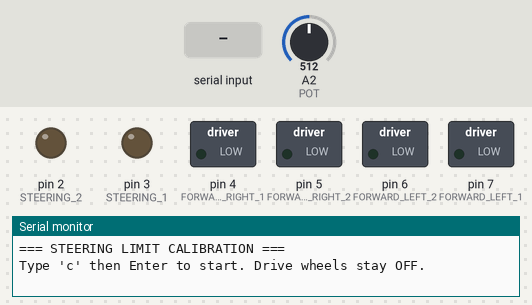
A sketch run on a simulated Arduino Uno, built with avr-gcc and run on an emulated ATmega328P. Parts: switched loads named in the sketch (green lamp = pin HIGH), output pins drawn as LEDs (lit = HIGH), the last lines printed to the serial monitor. The test bench sets the inputs (shaded band); at power-on: A2 (POT) = 512.

Above: at 2.2 s.
2.3 s: "c" received over Serial
At 3.32 s:
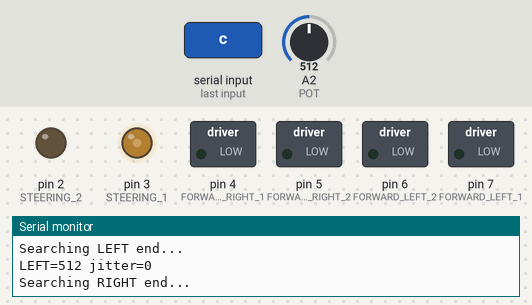
4.9 s: "x" received over Serial
6.4 s: "p" received over Serial
Timing chart, 0 to 9.4 s (numbered marks = the images above; inputs shaded):
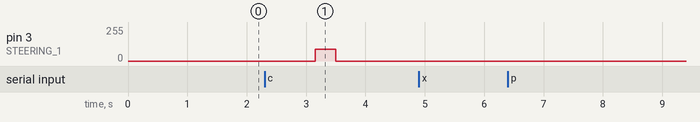

The sketch:

steering_limit_calibration.ino
```cpp
/*
 * Steering physical-limit measurement for the current SKKU vehicle wiring.
 *
 * Wiring:
 *   Steering IN1=D3, IN2=D2
 *   Potentiometer OUT=A2
 *   Left rear IN1=D7, IN2=D6   (held OFF in this sketch)
 *   Right rear IN1=D4, IN2=D5  (held OFF in this sketch)
 *
 * Usage:
 *   1) Lift/secure the vehicle so it cannot roll.
 *   2) Upload this sketch and open Serial Monitor at 115200 baud.
 *   3) Type c + Enter once.
 *   4) The steering moves slowly LEFT -> RIGHT -> CENTER.
 *   5) Endpoint RESULT_CENTER is only an estimated midpoint, not straight wheels.
 *      With steering stopped, align wheels manually and send p to read CENTER ADC.
 *   6) Copy RESULT_LEFT and RESULT_RIGHT into DEFAULT_LEFT/DEFAULT_RIGHT
 *      in driving_user_pins.ino.
 *
 * The end-stop detector watches the potentiometer.  If its value stops changing
 * for END_STOP_STILL_MS, the code treats that position as the mechanical limit
 * and stops driving the steering motor.
 */

const int STEERING_1 = 3;
const int STEERING_2 = 2;
const int FORWARD_RIGHT_1 = 4;
const int FORWARD_RIGHT_2 = 5;
const int FORWARD_LEFT_1 = 7;
const int FORWARD_LEFT_2 = 6;
const int POT = A2;

const int CAL_PWM = 90;
const int POT_SAMPLE_MS = 30;
const int POT_CHANGE_THRESHOLD = 1;
const int END_STOP_STILL_MS = 350;
const int MIN_MOVE_MS = 300;
const int SIDE_TIMEOUT_MS = 6500;
const int STABLE_MS = 500;
const int CENTER_TIMEOUT_MS = 5000;
const int CENTER_DEADBAND_ADC = 3;
const int MIN_VALID_SPAN = 80;

bool running = false;
int state = 0;
unsigned long stateStart = 0;
unsigned long lastSample = 0;
unsigned long lastChange = 0;
int lastPot = 0;
int stableMin = 1023;
int stableMax = 0;
int leftValue = 0;
int rightValue = 0;
int centerValue = 0;

void steerLeft() {
  analogWrite(STEERING_1, 0);
  analogWrite(STEERING_2, CAL_PWM);
}

void steerRight() {
  analogWrite(STEERING_1, CAL_PWM);
  analogWrite(STEERING_2, 0);
}

void stopSteering() {
  analogWrite(STEERING_1, 0);
  analogWrite(STEERING_2, 0);
}

void stopDrive() {
  analogWrite(FORWARD_LEFT_1, 0);
  analogWrite(FORWARD_LEFT_2, 0);
  analogWrite(FORWARD_RIGHT_1, 0);
  analogWrite(FORWARD_RIGHT_2, 0);
}

int mappedStep(int p) {
  if (leftValue == rightValue) return 0;
  return constrain((int)map(p, leftValue, rightValue, -7, 7), -7, 7);
}

void fail(const char *why) {
  stopSteering();
  stopDrive();
  running = false;
  state = 0;
  Serial.print("CALIBRATION_FAILED: ");
  Serial.println(why);
}

void setup() {
  Serial.begin(115200);
  pinMode(STEERING_1, OUTPUT);
  pinMode(STEERING_2, OUTPUT);
  pinMode(FORWARD_RIGHT_1, OUTPUT);
  pinMode(FORWARD_RIGHT_2, OUTPUT);
  pinMode(FORWARD_LEFT_1, OUTPUT);
  pinMode(FORWARD_LEFT_2, OUTPUT);
  pinMode(POT, INPUT);
  stopSteering();
  stopDrive();
  delay(1000);
  Serial.println("=== STEERING LIMIT CALIBRATION ===");
  Serial.println("Type 'c' then Enter to start. Drive wheels stay OFF.");
}

void loop() {
  if (Serial.available() > 0) {
    char c = Serial.read();
    if (c == 'x' || c == 'X') {
      fail("operator stop");
      return;
    }
    if ((c == 'p' || c == 'P') && !running) {
      stopDrive();
      stopSteering();
      Serial.print("STRAIGHT_CENTER_ADC=");
      Serial.println(analogRead(POT));
    }
    if ((c == 'c' || c == 'C') && !running) {
      stopDrive();
      running = true;
      state = 0;
      Serial.println("START");
    }
  }

  if (!running) {
    return;
  }

  const unsigned long now = millis();

  switch (state) {
    case 0:
      Serial.println("Searching LEFT end...");
      steerLeft();
      lastPot = analogRead(POT);
      lastSample = now;
      lastChange = now;
      stateStart = now;
      state = 1;
      break;

    case 1: {
      if (now - stateStart > SIDE_TIMEOUT_MS) {
        fail("left timeout");
        break;
      }
      if (now - lastSample >= POT_SAMPLE_MS) {
        lastSample = now;
        int p = analogRead(POT);
        if (abs(p - lastPot) > POT_CHANGE_THRESHOLD) {
          lastPot = p;
          lastChange = now;
        }
      }
      if ((now - stateStart >= MIN_MOVE_MS) && (now - lastChange >= END_STOP_STILL_MS)) {
        stopSteering();
        stableMin = 1023;
        stableMax = 0;
        stateStart = now;
        state = 2;
      }
      break;
    }

    case 2: {
      int p = analogRead(POT);
      stableMin = min(stableMin, p);
      stableMax = max(stableMax, p);
      if (now - stateStart >= STABLE_MS) {
        leftValue = (stableMin + stableMax) / 2;
        Serial.print("LEFT=");
        Serial.print(leftValue);
        Serial.print(" jitter=");
        Serial.println(stableMax - stableMin);
        state = 3;
      }
      break;
    }

    case 3:
      Serial.println("Searching RIGHT end...");
      steerRight();
      lastPot = analogRead(POT);
      lastSample = now;
      lastChange = now;
      stateStart = now;
      state = 4;
      break;

    case 4: {
      if (now - stateStart > SIDE_TIMEOUT_MS) {
        fail("right timeout");
        break;
      }
      if (now - lastSample >= POT_SAMPLE_MS) {
        lastSample = now;
        int p = analogRead(POT);
        if (abs(p - lastPot) > POT_CHANGE_THRESHOLD) {
          lastPot = p;
          lastChange = now;
        }
      }
      if ((now - stateStart >= MIN_MOVE_MS) && (now - lastChange >= END_STOP_STILL_MS)) {
        stopSteering();
        stableMin = 1023;
        stableMax = 0;
        stateStart = now;
        state = 5;
      }
      break;
    }

    case 5: {
      int p = analogRead(POT);
      stableMin = min(stableMin, p);
      stableMax = max(stableMax, p);
      if (now - stateStart >= STABLE_MS) {
        rightValue = (stableMin + stableMax) / 2;
        centerValue = (leftValue + rightValue) / 2;
        Serial.print("RIGHT=");
        Serial.print(rightValue);
        Serial.print(" jitter=");
        Serial.println(stableMax - stableMin);

        if (abs(leftValue - rightValue) < MIN_VALID_SPAN) {
          fail("span too small - check POT wiring");
          break;
        }

        Serial.println("Returning to CENTER...");
        stateStart = now;
        state = 6;
      }
      break;
    }

    case 6: {
      if (now - stateStart > CENTER_TIMEOUT_MS) {
        fail("center timeout");
        break;
      }
      int p = analogRead(POT);
      if (abs(p - centerValue) <= CENTER_DEADBAND_ADC) {
        stopSteering();
        running = false;
        state = 0;
        Serial.println("=== RESULT ===");
        Serial.print("RESULT_LEFT="); Serial.println(leftValue);
        Serial.print("RESULT_RIGHT="); Serial.println(rightValue);
        Serial.print("RESULT_CENTER="); Serial.println(centerValue);
        Serial.print("RESULT_SPAN="); Serial.println(abs(leftValue - rightValue));
        Serial.println("Copy LEFT/RIGHT into DEFAULT_LEFT/DEFAULT_RIGHT in driving_user_pins.ino");
        break;
      }

      int step = mappedStep(p);
      if (step > 0) steerLeft();
      else steerRight();
      break;
    }
  }
}
```

Measured:
- after the input at 2.3 s, pin 3 (STEERING_1): 0/255 → 90/255 after 0.85 s, → 0/255 0.35 s later
